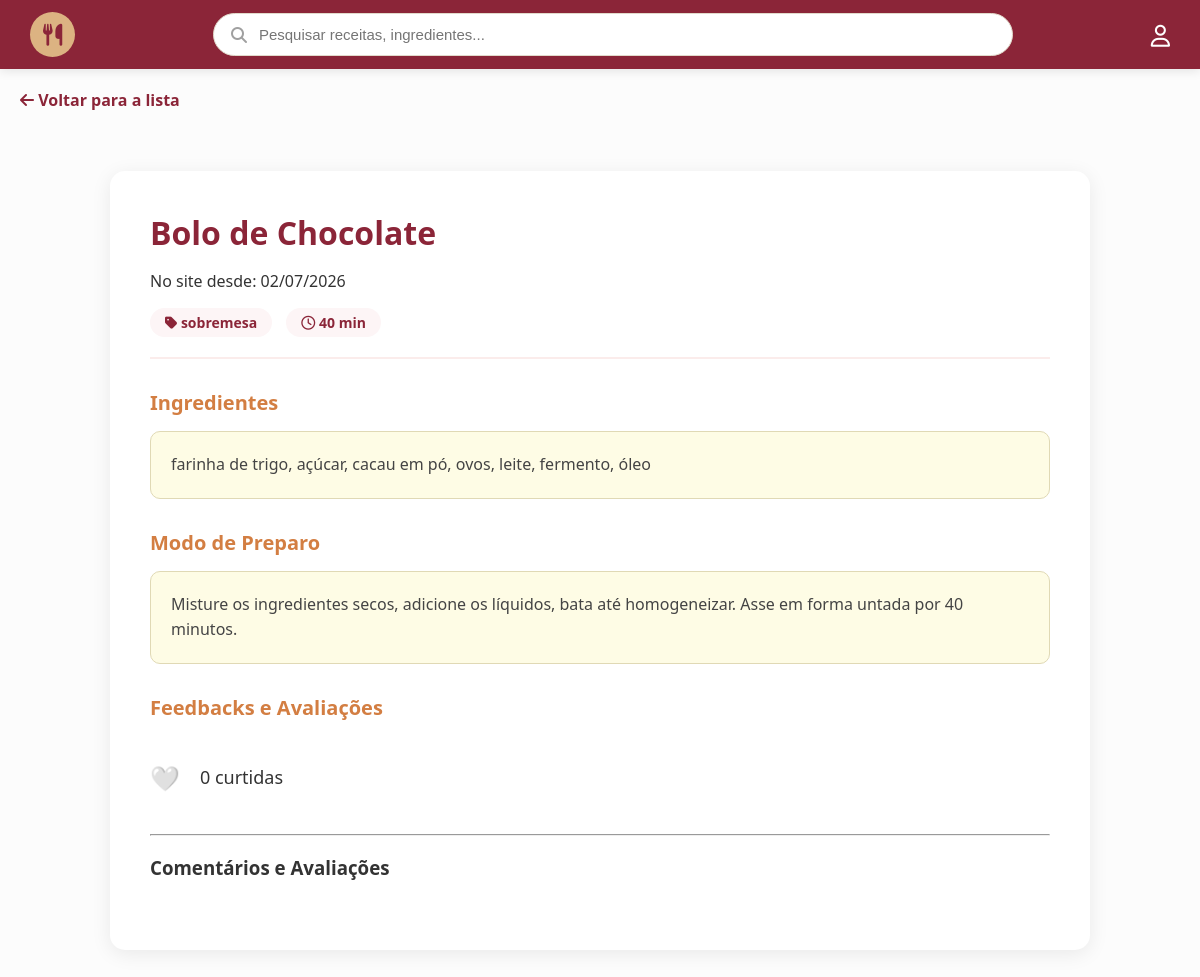
/views/recipes/recipe_view.php?id=1, run on the app's committed database.
### tables this page shows
CREATE TABLE recipes (
    id INT AUTO_INCREMENT PRIMARY KEY,
    name VARCHAR(150) NOT NULL,
    ingredients TEXT NOT NULL,
    description TEXT,
    preparation_time INT,
    category VARCHAR(50),
    price DECIMAL(10, 2) DEFAULT 0.00,
    is_public BOOLEAN DEFAULT TRUE,
    
    user_id INT NULL,
    chef_id INT NULL,
    restaurant_id INT NULL,

    created_at TIMESTAMP DEFAULT CURRENT_TIMESTAMP,
    updated_at TIMESTAMP DEFAULT CURRENT_TIMESTAMP ON UPDATE CURRENT_TIMESTAMP,
    deleted_at DATETIME,

    CONSTRAINT fk_recipe_user FOREIGN KEY (user_id) REFERENCES users(id) ON DELETE CASCADE,
    CONSTRAINT fk_recipe_chef FOREIGN KEY (chef_id) REFERENCES chef(id) ON DELETE CASCADE,
    CONSTRAINT fk_recipe_restaurant FOREIGN KEY (restaurant_id) REFERENCES restaurants(id) ON DELETE CASCADE
);

### config/database.php (called while the page is built, shortened)
<?php
class database {
    private static $conexao = null;
    public static function getConexao() {
        if (self::$conexao === null) {
            try {
                $dsn = "mysql:host=" . DB_HOST . ";dbname=" . DB_NAME . ";charset=utf8mb4";
                self::$conexao = new PDO($dsn, DB_USER, DB_PASS, [
                    PDO::ATTR_ERRMODE => PDO::ERRMODE_EXCEPTION,
                    PDO::ATTR_DEFAULT_FETCH_MODE => PDO::FETCH_ASSOC,
                    PDO::ATTR_EMULATE_PREPARES => false,
                ]);
            } catch (PDOException $e) {
                die("Erro de conexão: " . $e->getMessage());
            }
        }
        return self::$conexao;
    }
}

### models/dao/recipeDAO.php (called while the page is built, shortened)
<?php
require_once dirname(__DIR__, 2) . '/config/database.php';
require_once dirname(__DIR__) . '/model/recipe.php';
class recipeDAO {
    private $conn;
    public function __construct() {
        $this->conn = database::getConexao();
    }
    public function read($id) {
        $sql = "SELECT r.*,
                COALESCE(u.name, c.name, res.name) as owner_name
                FROM recipes r
                LEFT JOIN users u ON r.user_id = u.id
                LEFT JOIN chef c ON r.chef_id = c.id
                LEFT JOIN restaurants res ON r.restaurant_id = res.id
                WHERE r.id = ?";
        $stmt = $this->conn->prepare($sql);
        $stmt->execute([$id]);
        $dados = $stmt->fetch(PDO::FETCH_ASSOC);
        $r = new Recipe(
            $dados['name'], $dados['ingredients'], $dados['description'],
            $dados['preparation_time'], $dados['category'], $dados['price'],
            $dados['is_public'], $dados['user_id'], $dados['chef_id'],
            $dados['restaurant_id'], $dados['id'], $dados['created_at']
        );
        $r->setOwnerName($dados['owner_name']);
        return $r;
    }
    public function getLikeCount($recipeId) {
        $sql = "SELECT COUNT(*) as total FROM recipe_likes WHERE recipe_id = ?";
        $stmt = $this->conn->prepare($sql);
        $stmt->execute([$recipeId]);
        return $stmt->fetch(PDO::FETCH_ASSOC)['total'];
    }
}

### models/model/recipe.php (called while the page is built, shortened)
<?php
class Recipe {
    private $id;
    private $name;
    private $ingredients;
    private $description;
    private $preparation_time;
    private $category;
    private $restaurant_id;
    private $created_at;
    public function __construct($name, $ingredients, $description = null, $preparation_time = null, $category = null, $price = 0.00, $is_public = 1, $user_id = null, $chef_id = null, $restaurant_id = null, $id = null, $created_at = null) {
        $this->created_at = $created_at;
    }
    public function getId() { return $this->id; }
    public function getName() { return $this->name; }
    public function getIngredients() { return $this->ingredients; }
    public function getDescription() { return $this->description; }
    public function getPreparationTime() { return $this->preparation_time; }
    public function getCategory() { return $this->category; }
    public function getRestaurantId() { return $this->restaurant_id; }
    public function getCreatedAt() { return $this->created_at; }
    public function setId($id) { $this->id = $id; }
    public function setName($n) { $this->name = trim($n); }
    public function setIngredients($i) { $this->ingredients = trim($i); }
    public function setDescription($d) { $this->description = trim($d); }
    public function setPreparationTime($pt) { $this->preparation_time = $pt; }
    public function setCategory($c) { $this->category = trim($c); }
    public function setRestaurantId($rid) { $this->restaurant_id = $rid; }
}

### views/recipes/recipe_view.php (the view, shortened to what this page needs)
<?php
require_once dirname(__DIR__, 2) . '/base.php';
require_once dirname(__DIR__, 2) . '/models/model/recipe.php';
require_once dirname(__DIR__, 2) . '/models/dao/recipeDAO.php';
$dao = new recipeDAO();
$r = null;
if (isset($_GET['id'])) { $r = $dao->read($_GET['id']); }
$userIdLogado = $_SESSION['user_id'] ?? null;
$curtiu = ($userIdLogado) ? $dao->userLiked($r->getId(), $userIdLogado) : false;
$totalLikes = $dao->getLikeCount($r->getId());
$isRestaurant = !empty($r->getRestaurantId());
?>
<div class="container">
    <a href="recipe_list.php" class="btn-back"><i class="fa-solid fa-arrow-left"></i> Voltar para a lista</a>
    <div class="view-card">
        <div class="view-header">
            <h1><?= htmlspecialchars($r->getName()) ?></h1>
            <p>No site desde: <?= date('d/m/Y', strtotime($r->getCreatedAt())) ?></p>
            <div style="margin-top: 10px;">
                <span class="badge-info"><i class="fa-solid fa-tag"></i> <?= htmlspecialchars($r->getCategory()) ?></span>
                <span class="badge-info"><i class="fa-regular fa-clock"></i> <?= htmlspecialchars($r->getPreparationTime()) ?> min</span>
            </div>
        </div>
        <div class="section-title">Ingredientes</div>
        <div class="content-box"><?= nl2br(htmlspecialchars($r->getIngredients())) ?></div>
        <?php if ($isRestaurant): ?>
            <div style="text-align: right; margin-bottom: 20px;">
                <h2 style="color: #e57300; font-size: 30px;">Valor: R$ <?= number_format($r->getPrice(), 2, ',', '.') ?></h2>
            </div>
            <div class="content-box" style="background: #fdf5f6; border-color: #8b2538;">
                <i class="fa-solid fa-circle-info"></i> <strong>Aviso:</strong> O modo de preparo desta receita é exclusivo deste estabelecimento.
            </div>
        <?php else: ?>
            <div class="section-title">Modo de Preparo</div>
            <div class="content-box"><?= nl2br(htmlspecialchars($r->getDescription())) ?></div>
        <?php endif; ?>
        <div class="section-title">Feedbacks e Avaliações</div>
        <div class="interaction-bar" style="display: flex; align-items: center; gap: 20px; margin: 20px 0;">
        <div class="interaction-bar" style="display: flex; align-items: center; gap: 20px; margin: 20px 0;">
            <?php if($userIdLogado): ?>
                <a href="recipe_like_action.php?id=<?= $r->getId() ?>" style="text-decoration: none; font-size: 24px;">
                    <?= $curtiu ? '❤️' : '🤍' ?>
                </a>
            <?php else: ?>
                <a href="../users/login.php" style="text-decoration: none; font-size: 24px;" title="Faça login para curtir">
                    🤍
                </a>
            <?php endif; ?>
            <span style="font-size: 18px; color: #333;"><?= $totalLikes ?> curtidas</span>
        </div>
    </div>
    <hr>
    <div class="reviews-section">
        <h3>Comentários e Avaliações</h3>
    </div>
    </div>
</div>
</body>
</html>

### base.php (style rules this page uses)
body { font-family: 'Segoe UI', Tahoma, Geneva, Verdana, sans-serif; margin: 0; padding: 0; background-color: #f5f2eb; }
.container { max-width: 1200px; margin: 0 auto; padding: 20px; }
:root { --bg-principal: #fcfcfc; --bg-navbar: #8b2538; --bg-sidebar: #ffffff; --texto-principal: #333333; --borda-item: #eee; --sombra: rgba(0,0,0,0.15); --bg-toggle-capsula: #FAF7F0; --cor-toggle-elementos: #8b2538; }
body { background-color: var(--bg-principal) !important; color: var(--texto-principal) !important; transition: background-color 0.3s, color 0.3s; }

### views/recipes/recipe_view.php (style rules this page uses)
.view-card { background: white; padding: 40px; border-radius: 15px; box-shadow: 0 4px 20px rgba(0,0,0,0.08); max-width: 900px; margin: 40px auto; }
.view-header { border-bottom: 2px solid #fbeceb; padding-bottom: 20px; margin-bottom: 30px; }
.view-header h1 { color: #8b2538; margin: 0; font-size: 32px; }
.badge-info { display: inline-block; background: #fdf5f6; color: #8b2538; padding: 5px 15px; border-radius: 20px; font-weight: 600; margin-right: 10px; font-size: 14px; }
.section-title { color: #d37e42; font-size: 20px; font-weight: bold; margin-bottom: 15px; display: flex; align-items: center; gap: 10px; }
.content-box { background: #fefce5; padding: 20px; border-radius: 10px; border: 1px solid #e0d9b5; line-height: 1.6; color: #444; margin-bottom: 30px; }
.btn-back { display: inline-block; margin-bottom: 20px; text-decoration: none; color: #8b2538; font-weight: bold; }

### data on the page
recipes: name "Bolo de Chocolate", created_at "02/07/2026", category "sobremesa", preparation_time "40", ingredients "farinha de trigo, açúcar, cacau em pó, ovos, leite, fermento, óleo", description "Misture os ingredientes secos, adicione os líquidos, bata até homogeneizar. Asse em forma untada por 40 minutos."

### other printed values
$totalLikes "0"
